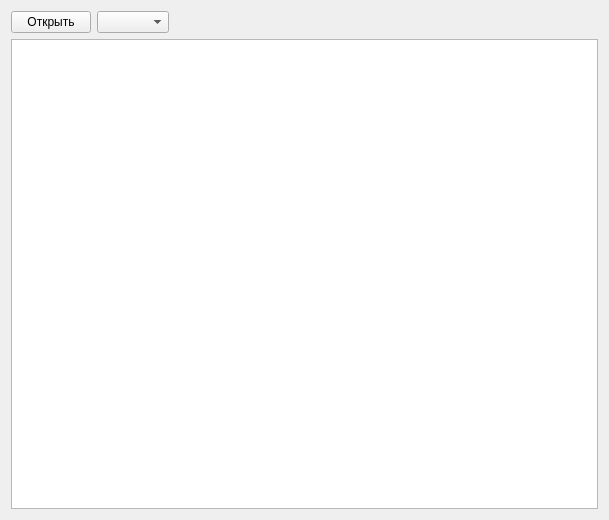
<?xml version="1.0" encoding="UTF-8"?>
<ui version="4.0">
 <class>MainWindow</class>
 <widget class="QWidget" name="MainWindow">
  <property name="geometry">
   <rect>
    <x>0</x>
    <y>0</y>
    <width>609</width>
    <height>520</height>
   </rect>
  </property>
  <property name="windowTitle">
   <string>MainWindow</string>
  </property>
  <layout class="QVBoxLayout" name="verticalLayout">
   <item>
    <layout class="QHBoxLayout" name="horizontalLayout">
     <item>
      <widget class="QPushButton" name="pbOpen">
       <property name="text">
        <string>Открыть</string>
       </property>
      </widget>
     </item>
     <item>
      <widget class="QComboBox" name="cbTables"/>
     </item>
     <item>
      <spacer name="horizontalSpacer">
       <property name="orientation">
        <enum>Qt::Horizontal</enum>
       </property>
       <property name="sizeHint" stdset="0">
        <size>
         <width>40</width>
         <height>20</height>
        </size>
       </property>
      </spacer>
     </item>
    </layout>
   </item>
   <item>
    <widget class="QTableView" name="tableView"/>
   </item>
  </layout>
 </widget>
 <layoutdefault spacing="6" margin="11"/>
 <resources/>
 <connections/>
</ui>
